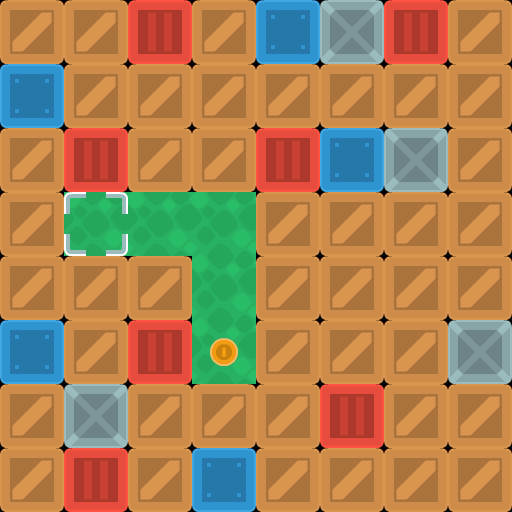

Tiled map render using the project's own tile images. Description and the whole map definition, tile-layer contents included, below:
An orthogonal 8x8 tile map with 64x64 px tiles, 3 tile layers (background, walls, objects).

<map version="1.10" tiledversion="1.11.2" orientation="orthogonal" renderorder="right-down" width="8" height="8" tilewidth="64" tileheight="64" infinite="0" nextlayerid="5" nextobjectid="1">
 <editorsettings>
  <export target="map2.csv" format="csv" />
 </editorsettings>
 <properties>
  <property name="character_bottom" value="[[0, 5], [1, 5], [2, 5]]" />
  <property name="character_left" value="[[3, 7], [4, 7], [5, 7]]" />
  <property name="character_right" value="[[0, 7], [1, 7], [2, 7]]" />
  <property name="character_top" value="[[3, 5], [4, 5], [5, 5]]" />
 </properties>
 <tileset firstgid="1" source="sokoban_tilesheet.tsx" />
 <layer id="4" name="background" width="8" height="8">
  <data encoding="csv">
0,0,0,0,0,0,0,0,
0,0,0,0,0,0,0,0,
0,0,0,0,0,0,0,0,
0,89,89,89,0,0,0,0,
0,0,0,89,0,0,0,0,
0,0,0,89,0,0,0,0,
0,0,0,0,0,0,0,0,
0,0,0,0,0,0,0,0
</data>
 </layer>
 <layer id="1" name="walls" width="8" height="8">
  <data encoding="csv">
2,2,3,2,4,6,3,2,
4,2,2,2,2,2,2,2,
2,3,2,2,3,4,6,2,
2,0,0,0,2,2,2,2,
2,2,2,0,2,2,2,2,
4,2,3,0,2,2,2,6,
2,6,2,2,2,3,2,2,
2,3,2,4,2,2,2,2
</data>
 </layer>
 <layer id="3" name="objects" width="8" height="8">
  <data encoding="csv">
0,0,0,0,0,0,0,0,
0,0,0,0,0,0,0,0,
0,0,0,0,0,0,0,0,
0,40,0,0,0,0,0,0,
0,0,0,0,0,0,0,0,
0,0,0,75,0,0,0,0,
0,0,0,0,0,0,0,0,
0,0,0,0,0,0,0,0
</data>
 </layer>
</map>
